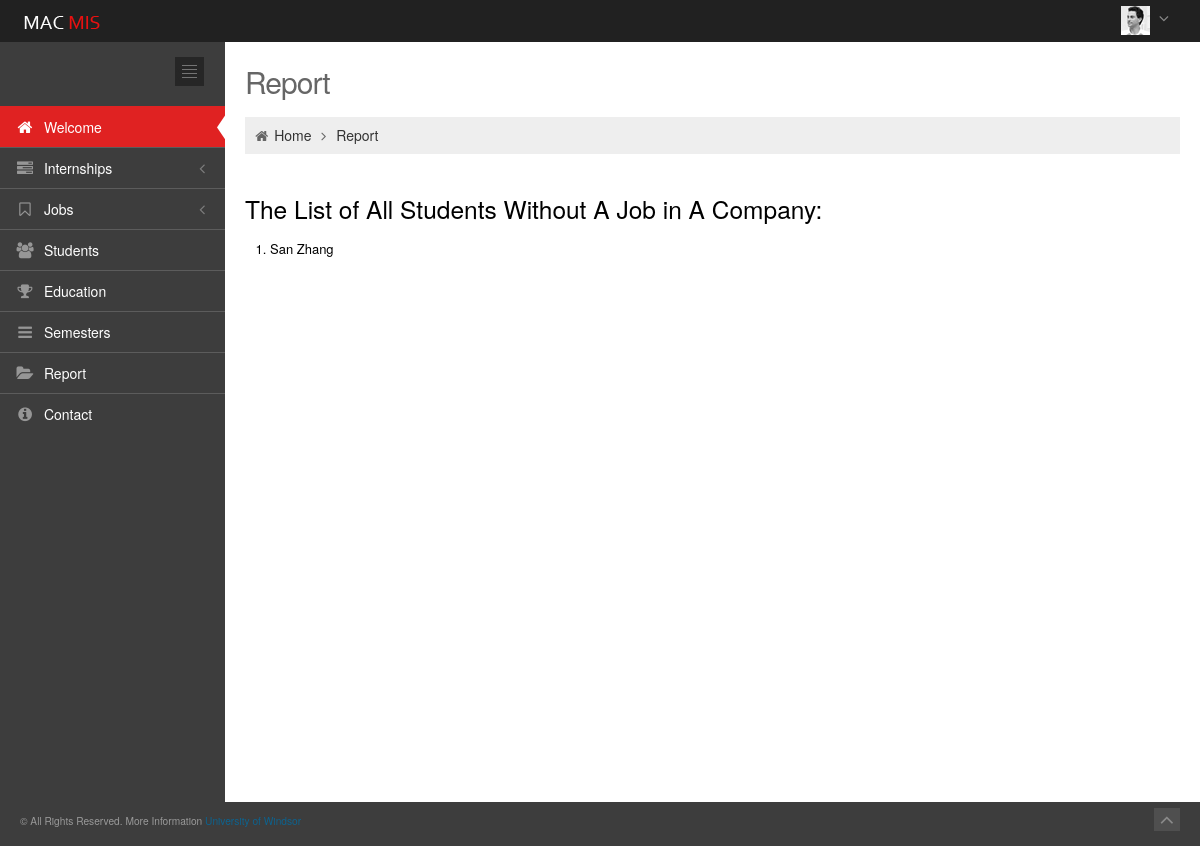
/app/report_studentWithoutJob (signed in), run on an earlier commit of the app's database.
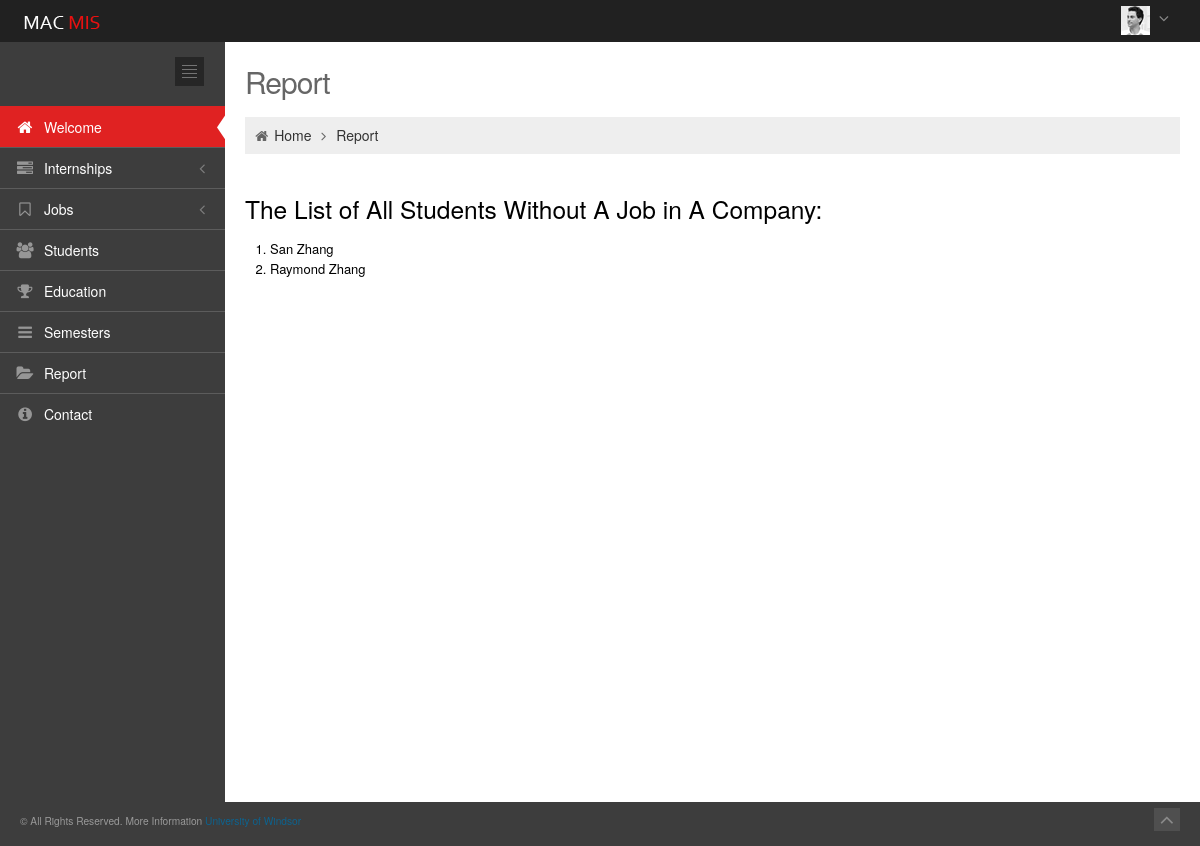
And on a later commit of the database.
### app/models.py (models this page shows)
class Student(models.Model):
    GENDER_CHOICES = (
        ('F', 'Female'),
        ('M', 'Male'),
    )
    STATUS_CHOICES = (
        ('I', 'International Resident'),
        ('P', 'Permanent Resident'),
    )
    CURRENT_PAST = (
        ('C', 'Current Student'),
        ('P', 'Past Student')
    )
    user = models.OneToOneField(User)
    job_id = models.ForeignKey(Job,blank=True,null=True)
    semester_id = models.ForeignKey(Semester_registered, blank=True, null=True)
    stu_telephone = models.IntegerField(null=True, blank= True)
    stu_gender = models.CharField(max_length=1, choices=GENDER_CHOICES,default="")
    stu_status = models.CharField(max_length=1, choices=STATUS_CHOICES, default='I')
    stu_current_past = models.CharField(max_length=1, choices=CURRENT_PAST,default="")
    stu_nationality = models.CharField(max_length=50, blank= True, null=True)
    def __str__(self):
        return "{} {}".format(self.user.first_name, self.user.last_name)

### app/views.py (the view)
def report_studentWithoutJob(request):
    studentwithoutjoblist = Student.objects.exclude(job_id__intern_id__intern_type__contains = 'industry')
    return render(request, 'app/report_studentWithoutJob.html', {'studentwithoutjoblist':studentwithoutjoblist})

### app/templates/app/report_studentWithoutJob.html
{% extends 'app/base.html' %}
{% block container %}
		<div class="page-content">
			<div class="container-fluid">
				<div class="row-fluid">
					<div class="span12">
						<h3 class="page-title">
							Report
						</h3>
						<ul class="breadcrumb">
							<li>
								<i class="icon-home"></i>
								<a href="{% url 'app:welcome' %}">Home</a>
								<i class="icon-angle-right"></i>
							</li>
							<li><a href="#">Report</a></li>
						</ul>
					</div>
				</div>
				<div id="dashboard">
                    <h3>The List of All Students Without A Job in A Company: </h3>
                    {% if studentwithoutjoblist %}
                        <ol>
                        {% for student in studentwithoutjoblist %}
                            <li>{{ student }}</li>
                        {% endfor %}
                        </ol>
                    {% else %}
                        <strong>There is no student without a job in a company in the database!</strong>
                    {% endif %}
				</div>
			</div>
		</div>
{% endblock %}

What changed in the data, as far as the page shows it:
added Student: user.last_name "Raymond Zhang"
